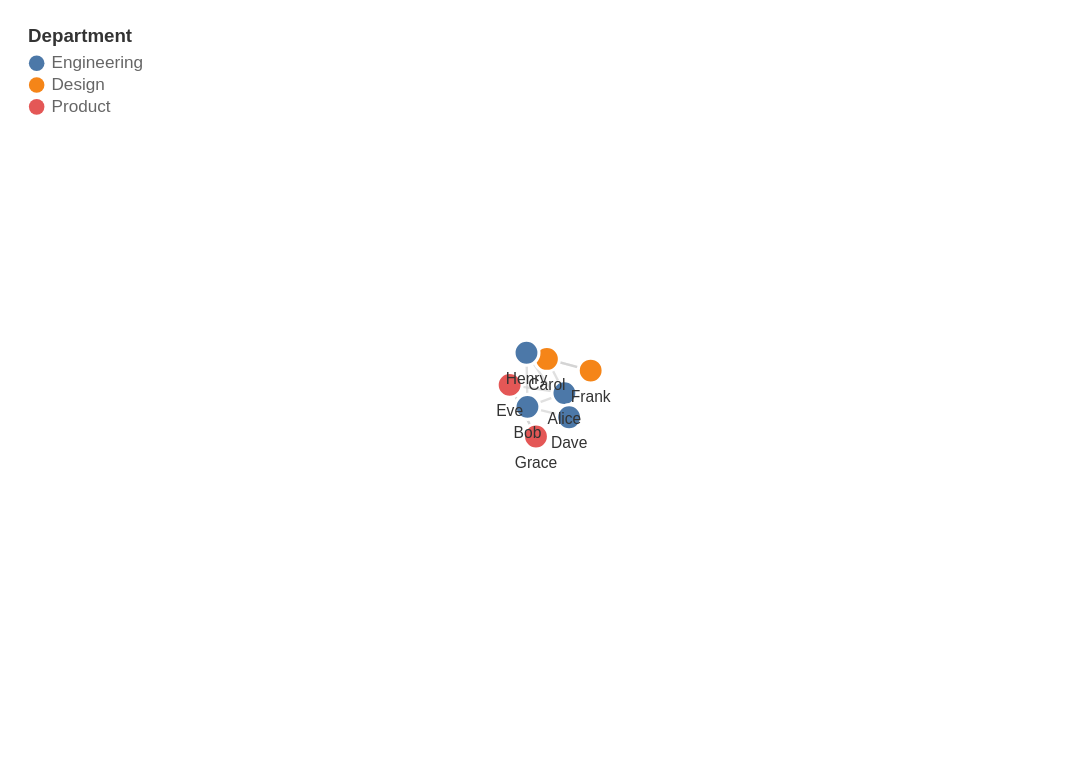

This figure's Vega-Lite source:
### Vega specification from a JSON file in a GitHub repository (floating-point values rounded to 4 significant figures)
{"$schema": "https://vega.github.io/schema/vega/v6.json", "_metadata": {"dataFormat": "Two arrays: 'node-data' with objects containing 'name' (string label) and 'group' (nominal category); 'link-data' with objects containing 'source' (integer index into node-data) and 'target' (integer index into node-data).", "customization": ["Replace 'values' in data[0] (node-data) with your nodes", "Replace 'values' in data[1] (link-data) with your edges using 0-based node indices", "Add a 'value' or 'weight' field to link-data for weighted edges", "Adjust signal defaults: 'nodeRadius', 'nbodyStrength', 'linkDistance' to tune layout", "Update scales[0].domain or color scheme for your group categories", "Modify title.text and description for your context"], "notes": "Nodes are draggable. Hover highlights connected edges. Link source/target values are 0-based indices into the node-data array, not id strings."}, "description": "Force-directed network graph showing social connections between people across departments. Nodes are colored by group and sized by connection count.", "width": 700, "height": 500, "padding": 0, "autosize": "none", "signals": [{"name": "cx", "update": "width / 2"}, {"name": "cy", "update": "height / 2"}, {"name": "nodeRadius", "value": 8}, {"name": "nbodyStrength", "value": -30}, {"name": "linkDistance", "value": 40}, {"name": "dragged", "value": null, "on": [{"events": "symbol:pointerdown", "update": "datum"}, {"events": "window:pointerup", "update": "null"}]}, {"name": "fx", "value": null, "on": [{"events": "symbol:pointerdown", "update": "datum.x"}, {"events": "[symbol:pointerdown, window:pointerup] > window:pointermove", "update": "dragged ? clamp(x(), 0, width) : fx"}, {"events": "window:pointerup", "update": "null"}]}, {"name": "fy", "value": null, "on": [{"events": "symbol:pointerdown", "update": "datum.y"}, {"events": "[symbol:pointerdown, window:pointerup] > window:pointermove", "update": "dragged ? clamp(y(), 0, height) : fy"}, {"events": "window:pointerup", "update": "null"}]}, {"name": "hovered", "value": null, "on": [{"events": "symbol:pointerover", "update": "datum"}, {"events": "symbol:pointerout", "update": "null"}]}], "data": [{"name": "node-data", "values": [{"name": "Alice", "group": "Engineering"}, {"name": "Bob", "group": "Engineering"}, {"name": "Carol", "group": "Design"}, {"name": "Dave", "group": "Engineering"}, {"name": "Eve", "group": "Product"}, {"name": "Frank", "group": "Design"}, {"name": "Grace", "group": "Product"}, {"name": "Henry", "group": "Engineering"}]}, {"name": "link-data", "values": [{"source": 0, "target": 1}, {"source": 0, "target": 2}, {"source": 0, "target": 4}, {"source": 1, "target": 3}, {"source": 1, "target": 7}, {"source": 2, "target": 5}, {"source": 3, "target": 7}, {"source": 4, "target": 6}, {"source": 5, "target": 2}, {"source": 6, "target": 4}]}], "scales": [{"name": "color", "type": "ordinal", "domain": {"data": "node-data", "field": "group"}, "range": {"scheme": "tableau10"}}], "legends": [{"fill": "color", "title": "Department", "orient": "top-left", "encode": {"title": {"update": {"fontSize": {"value": 12}, "fill": {"value": "#333"}}}, "labels": {"update": {"fontSize": {"value": 11}, "fill": {"value": "#666"}}}, "symbols": {"update": {"size": {"value": 100}, "strokeWidth": {"value": 0}}}}}], "marks": [{"name": "edges", "type": "path", "from": {"data": "link-data"}, "interactive": false, "encode": {"update": {"stroke": {"value": "#ccc"}, "strokeWidth": {"value": 1.5}, "strokeOpacity": {"signal": "hovered == null ? 0.6 : (hovered === datum.source || hovered === datum.target ? 1 : 0.1)"}}}, "transform": [{"type": "linkpath", "require": {"signal": "force"}, "shape": "line", "sourceX": "datum.source.x", "sourceY": "datum.source.y", "targetX": "datum.target.x", "targetY": "datum.target.y"}]}, {"name": "nodes", "type": "symbol", "zindex": 1, "from": {"data": "node-data"}, "encode": {"enter": {"fill": {"scale": "color", "field": "group"}, "stroke": {"value": "#fff"}, "strokeWidth": {"value": 2}, "tooltip": {"signal": "{ 'Name': datum.name, 'Group': datum.group }"}}, "update": {"size": {"signal": "pow(2 * nodeRadius, 2)"}, "cursor": {"value": "pointer"}, "fx": {"signal": "dragged === datum ? fx : null"}, "fy": {"signal": "dragged === datum ? fy : null"}, "opacity": {"signal": "hovered == null ? 1 : (hovered === datum || indata('link-data', 'source', hovered.index) && datum.index === data('link-data')[indexof(pluck(data('link-data'), 'source'), hovered.index)].target ? 1 : 0.3)"}}}, "transform": [{"type": "force", "iterations": 300, "restart": {"signal": "dragged"}, "signal": "force", "forces": [{"force": "center", "x": {"signal": "cx"}, "y": {"signal": "cy"}}, {"force": "collide", "radius": {"signal": "nodeRadius + 2"}}, {"force": "nbody", "strength": {"signal": "nbodyStrength"}}, {"force": "link", "links": "link-data", "distance": {"signal": "linkDistance"}}]}]}, {"type": "text", "from": {"data": "nodes"}, "interactive": false, "zindex": 2, "encode": {"enter": {"align": {"value": "center"}, "baseline": {"value": "top"}, "fontSize": {"value": 10}, "fill": {"value": "#333"}, "text": {"field": "datum.name"}}, "update": {"x": {"field": "x"}, "y": {"signal": "datum.y + nodeRadius + 4"}}}}], "title": {"text": "Team Connection Network", "subtitle": "Drag nodes to rearrange -- hover to highlight connections", "fontSize": 16, "subtitleFontSize": 12, "subtitleColor": "#666", "anchor": "start"}, "config": {"view": {"stroke": null}}}
